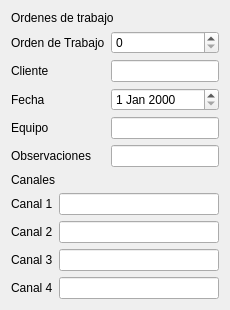
      <widget class="QWidget" name="tab_5">
       <attribute name="title">
        <string>Orden de trabajo</string>
       </attribute>
       <layout class="QGridLayout" name="gridLayout_6">
        <item row="0" column="0">
         <layout class="QVBoxLayout" name="verticalLayout_2">
          <item>
           <layout class="QHBoxLayout" name="horizontalLayout_14">
            <item>
             <layout class="QVBoxLayout" name="verticalLayout_5">
              <item>
               <widget class="QLabel" name="label_12">
                <property name="sizePolicy">
                 <sizepolicy hsizetype="Minimum" vsizetype="Fixed">
                  <horstretch>0</horstretch>
                  <verstretch>0</verstretch>
                 </sizepolicy>
                </property>
                <property name="text">
                 <string>Ordenes de trabajo</string>
                </property>
               </widget>
              </item>
              <item>
               <layout class="QFormLayout" name="formLayout_3">
                <item row="1" column="0">
                 <widget class="QLabel" name="clienteLabel">
                  <property name="text">
                   <string>Cliente</string>
                  </property>
                 </widget>
                </item>
                <item row="1" column="1">
                 <widget class="QLineEdit" name="clienteLineEdit"/>
                </item>
                <item row="2" column="0">
                 <widget class="QLabel" name="fechaLabel">
                  <property name="text">
                   <string>Fecha</string>
                  </property>
                 </widget>
                </item>
                <item row="2" column="1">
                 <widget class="QDateEdit" name="fechaDateEdit"/>
                </item>
                <item row="3" column="0">
                 <widget class="QLabel" name="equipoLabel">
                  <property name="text">
                   <string>Equipo</string>
                  </property>
                 </widget>
                </item>
                <item row="3" column="1">
                 <widget class="QLineEdit" name="equipoLineEdit"/>
                </item>
                <item row="0" column="0">
                 <widget class="QLabel" name="ordenDeTrabajoLabel">
                  <property name="text">
                   <string>Orden de Trabajo</string>
                  </property>
                 </widget>
                </item>
                <item row="0" column="1">
                 <widget class="QSpinBox" name="ordenDeTrabajoSpinBox"/>
                </item>
                <item row="4" column="0">
                 <widget class="QLabel" name="observacionesLabel">
                  <property name="text">
                   <string>Observaciones</string>
                  </property>
                 </widget>
                </item>
                <item row="4" column="1">
                 <widget class="QLineEdit" name="observacionesLineEdit"/>
                </item>
               </layout>
              </item>
              <item>
               <widget class="QLabel" name="label_13">
                <property name="sizePolicy">
                 <sizepolicy hsizetype="Preferred" vsizetype="Fixed">
                  <horstretch>0</horstretch>
                  <verstretch>0</verstretch>
                 </sizepolicy>
                </property>
                <property name="text">
                 <string>Canales</string>
                </property>
               </widget>
              </item>
              <item>
               <layout class="QFormLayout" name="formLayout_4">
                <property name="fieldGrowthPolicy">
                 <enum>QFormLayout::AllNonFixedFieldsGrow</enum>
                </property>
                <item row="0" column="0">
                 <widget class="QLabel" name="canal1Label">
                  <property name="text">
                   <string>Canal 1</string>
                  </property>
                 </widget>
                </item>
                <item row="0" column="1">
                 <widget class="QLineEdit" name="canal1LineEdit"/>
                </item>
                <item row="1" column="0">
                 <widget class="QLabel" name="canal2Label">
                  <property name="text">
                   <string>Canal 2</string>
                  </property>
                 </widget>
                </item>
                <item row="1" column="1">
                 <widget class="QLineEdit" name="canal2LineEdit"/>
                </item>
                <item row="2" column="0">
                 <widget class="QLabel" name="canal3Label">
                  <property name="text">
                   <string>Canal 3</string>
                  </property>
                 </widget>
                </item>
                <item row="2" column="1">
                 <widget class="QLineEdit" name="canal3LineEdit"/>
                </item>
                <item row="3" column="0">
                 <widget class="QLabel" name="canal4Label">
                  <property name="text">
                   <string>Canal 4</string>
                  </property>
                 </widget>
                </item>
                <item row="3" column="1">
                 <widget class="QLineEdit" name="canal4LineEdit"/>
                </item>
               </layout>
              </item>
             </layout>
            </item>
           </layout>
          </item>
         </layout>
        </item>
       </layout>
      </widget>
